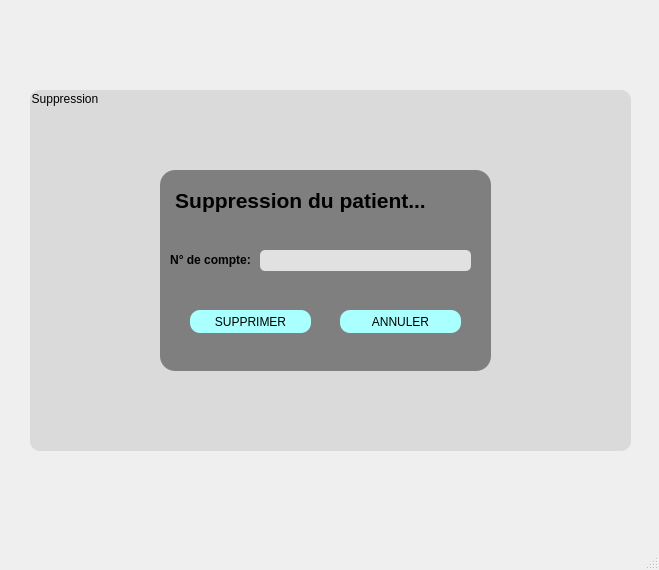
<?xml version="1.0" encoding="UTF-8"?>
<ui version="4.0">
 <class>Suppression</class>
 <widget class="QMainWindow" name="Suppression">
  <property name="geometry">
   <rect>
    <x>0</x>
    <y>0</y>
    <width>659</width>
    <height>570</height>
   </rect>
  </property>
  <property name="windowTitle">
   <string>MainWindow</string>
  </property>
  <widget class="QWidget" name="centralwidget">
   <widget class="QGroupBox" name="groupBox">
    <property name="geometry">
     <rect>
      <x>30</x>
      <y>90</y>
      <width>601</width>
      <height>361</height>
     </rect>
    </property>
    <property name="styleSheet">
     <string notr="true">Border-radius: 10px;
background-color: rgb(218, 218, 218);</string>
    </property>
    <property name="title">
     <string>Suppression</string>
    </property>
    <widget class="QFrame" name="frame">
     <property name="geometry">
      <rect>
       <x>130</x>
       <y>80</y>
       <width>331</width>
       <height>201</height>
      </rect>
     </property>
     <property name="styleSheet">
      <string notr="true">background-color: rgb(127, 127, 127);
border-radius: 15px;</string>
     </property>
     <property name="frameShape">
      <enum>QFrame::StyledPanel</enum>
     </property>
     <property name="frameShadow">
      <enum>QFrame::Raised</enum>
     </property>
     <widget class="QLabel" name="label_3">
      <property name="geometry">
       <rect>
        <x>10</x>
        <y>80</y>
        <width>81</width>
        <height>20</height>
       </rect>
      </property>
      <property name="text">
       <string>&lt;html&gt;&lt;head/&gt;&lt;body&gt;&lt;p align=&quot;center&quot;&gt;&lt;span style=&quot; font-weight:600;&quot;&gt;N° de compte:&lt;/span&gt;&lt;/p&gt;&lt;/body&gt;&lt;/html&gt;</string>
      </property>
     </widget>
     <widget class="QLineEdit" name="no_compte_sup">
      <property name="geometry">
       <rect>
        <x>100</x>
        <y>80</y>
        <width>211</width>
        <height>21</height>
       </rect>
      </property>
      <property name="styleSheet">
       <string notr="true">background-color: rgb(225, 225, 225);
border-radius: 5px;</string>
      </property>
     </widget>
     <widget class="QLabel" name="label">
      <property name="geometry">
       <rect>
        <x>0</x>
        <y>10</y>
        <width>281</width>
        <height>41</height>
       </rect>
      </property>
      <property name="text">
       <string>&lt;html&gt;&lt;head/&gt;&lt;body&gt;&lt;p align=&quot;center&quot;&gt;&lt;span style=&quot; font-size:16pt; font-weight:600;&quot;&gt;Suppression du patient...&lt;/span&gt;&lt;/p&gt;&lt;/body&gt;&lt;/html&gt;</string>
      </property>
     </widget>
     <widget class="QPushButton" name="bouton_sup">
      <property name="geometry">
       <rect>
        <x>30</x>
        <y>140</y>
        <width>121</width>
        <height>23</height>
       </rect>
      </property>
      <property name="toolTip">
       <string>&lt;html&gt;&lt;head/&gt;&lt;body&gt;&lt;p align=&quot;center&quot;&gt;&lt;span style=&quot; font-size:10pt; font-weight:600;&quot;&gt;CONNECTION&lt;/span&gt;&lt;/p&gt;&lt;/body&gt;&lt;/html&gt;</string>
      </property>
      <property name="whatsThis">
       <string>&lt;html&gt;&lt;head/&gt;&lt;body&gt;&lt;p align=&quot;center&quot;&gt;&lt;span style=&quot; font-size:10pt; font-weight:600;&quot;&gt;CONNECTION&lt;/span&gt;&lt;/p&gt;&lt;p align=&quot;center&quot;&gt;&lt;br/&gt;&lt;/p&gt;&lt;/body&gt;&lt;/html&gt;</string>
      </property>
      <property name="styleSheet">
       <string notr="true">font: 75 8pt &quot;MS Shell Dlg 2&quot;;
background-color: rgb(170, 255, 255);
border-radius:10px;</string>
      </property>
      <property name="text">
       <string>SUPPRIMER</string>
      </property>
     </widget>
     <widget class="QPushButton" name="annuler_sup">
      <property name="geometry">
       <rect>
        <x>180</x>
        <y>140</y>
        <width>121</width>
        <height>23</height>
       </rect>
      </property>
      <property name="toolTip">
       <string>&lt;html&gt;&lt;head/&gt;&lt;body&gt;&lt;p align=&quot;center&quot;&gt;&lt;span style=&quot; font-size:10pt; font-weight:600;&quot;&gt;CONNECTION&lt;/span&gt;&lt;/p&gt;&lt;/body&gt;&lt;/html&gt;</string>
      </property>
      <property name="whatsThis">
       <string>&lt;html&gt;&lt;head/&gt;&lt;body&gt;&lt;p align=&quot;center&quot;&gt;&lt;span style=&quot; font-size:10pt; font-weight:600;&quot;&gt;CONNECTION&lt;/span&gt;&lt;/p&gt;&lt;p align=&quot;center&quot;&gt;&lt;br/&gt;&lt;/p&gt;&lt;/body&gt;&lt;/html&gt;</string>
      </property>
      <property name="styleSheet">
       <string notr="true">font: 75 8pt &quot;MS Shell Dlg 2&quot;;
background-color: rgb(170, 255, 255);
border-radius:10px;</string>
      </property>
      <property name="text">
       <string>ANNULER</string>
      </property>
     </widget>
    </widget>
   </widget>
  </widget>
  <widget class="QStatusBar" name="statusbar"/>
 </widget>
 <resources/>
 <connections/>
</ui>
